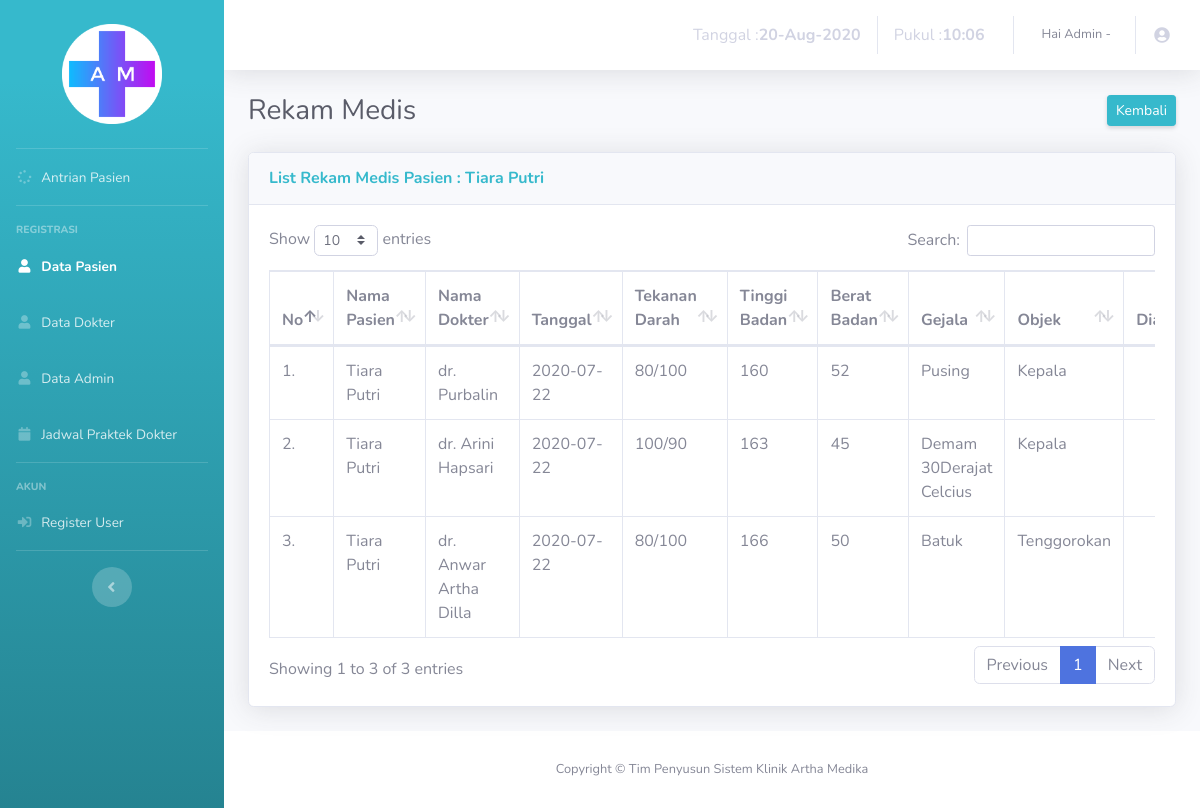
/admin/rekammedis-tampil.php?id_pasien=8, run on the app's committed database.
### tables this page shows
CREATE TABLE IF NOT EXISTS `pasien` (
`id_pasien` int(5) NOT NULL,
  `nama` varchar(30) NOT NULL,
  `tgl_lahir` date NOT NULL,
  `jk` varchar(10) NOT NULL,
  `alamat` varchar(50) NOT NULL,
  `pekerjaan` varchar(20) NOT NULL,
  `tlp` varchar(14) NOT NULL
);

CREATE TABLE IF NOT EXISTS `rekam_medis` (
`id_medis` int(5) NOT NULL,
  `id_pasien` int(5) NOT NULL,
  `id_antrian` int(5) NOT NULL,
  `id_dokter` int(1) NOT NULL,
  `tgl` date NOT NULL,
  `tekanan_darah` varchar(6) NOT NULL,
  `tb` int(2) NOT NULL,
  `bb` int(2) NOT NULL,
  `gejala` varchar(50) NOT NULL,
  `objek` varchar(30) NOT NULL,
  `diagnosa` varchar(100) NOT NULL,
  `tindakan` varchar(100) NOT NULL,
  `ukuran` int(8) NOT NULL,
  `type` varchar(15) NOT NULL,
  `nama_file` varchar(20) NOT NULL
);

CREATE TABLE IF NOT EXISTS `dokter` (
`id_dokter` int(1) NOT NULL,
  `nama` varchar(30) NOT NULL,
  `tgl_lahir` date NOT NULL,
  `jk` varchar(10) NOT NULL,
  `alamat` varchar(50) NOT NULL,
  `tlp` varchar(14) NOT NULL,
  `spesialis` varchar(17) NOT NULL
);

### admin/rekammedis-tampil.php (the view, shortened to what this page needs)
<!DOCTYPE html>
<html lang="en">
<head>
  <link href="vendor/fontawesome-free/css/all.min.css" rel="stylesheet" type="text/css">
  <link href="css/sb-admin-2.min.css" rel="stylesheet">
  <link href="vendor/datatables/dataTables.bootstrap4.min.css" rel="stylesheet">
</head>
<body id="page-top">
  <div id="wrapper">
    <ul class="navbar-nav bg-gradient-info sidebar sidebar-dark accordion" id="accordionSidebar">
      <br>
      <div class="logo">
        <a href="#" class="simple-text logo-normal">
          <img class="center" src="../image/logo.png"/>
        </a>
      </div>
      <br>
      <hr class="sidebar-divider my-0">
      <li class="nav-item ">
        <a class="nav-link" href="index.php">
          <i class="fas fa-fw fa-spinner"></i>
          <span>Antrian Pasien</span></a>
        </li>
        <hr class="sidebar-divider">
        <div class="sidebar-heading">
          Registrasi
        </div>
        <li class="nav-item active">
          <a class="nav-link" href="datapasien.php">
            <i class="fas fa-fw fa-user"></i>
            <span>Data Pasien</span></a>
          </li>
          <li class="nav-item">
            <a class="nav-link" href="datadokter.php">
              <i class="fas fa-fw fa-user"></i>
              <span>Data Dokter</span></a>
            </li>
            <li class="nav-item">
              <a class="nav-link" href="dataadmin.php">
                <i class="fas fa-fw fa-user"></i>
                <span>Data Admin</span></a>
              </li>
              <li class="nav-item">
                <a class="nav-link" href="jadwal.php">
                  <i class="fas fa-fw fa-calendar"></i>
                  <span>Jadwal Praktek Dokter</span></a>
                </li>
                <hr class="sidebar-divider">
                <div class="sidebar-heading">
                  Akun
                </div>
                <li class="nav-item">
                  <a class="nav-link" href="datauser.php">
                    <i class="fas fa-fw fa-sign-in-alt"></i>
                    <span>Register User</span></a>
                  </li>
                  <hr class="sidebar-divider d-none d-md-block">
                  <div class="text-center d-none d-md-inline">
                    <button class="rounded-circle border-0" id="sidebarToggle"></button>
                  </div>
                </ul>
                <div id="content-wrapper" class="d-flex flex-column">
                  <div id="content">
                    <nav class="navbar navbar-expand navbar-light bg-white topbar mb-4 static-top shadow">
                      <ul class="navbar-nav ml-auto">
                        <li class="nav-item">
                          <a class="nav-link" href="#">
                           <?php
                           $tanggal= mktime(date("m"),date("d"),date("Y"));
                           echo "Tanggal : <b>".date("d-M-Y", $tanggal)."</b> ";
                           $jam=date("H:i");
                           echo "Pukul : <b>". $jam." "."</b>";
                           ?>
                         </a>
                       </li>
                       <li class="nav-item dropdown no-arrow">
                        <a class="nav-link dropdown-toggle" href="#" id="userDropdown" role="button" data-toggle="dropdown" aria-haspopup="true" aria-expanded="false">
                          <span class="mr-2 d-none d-lg-inline text-gray-600 small">Hai Admin -
                          ?></span>
                          <i class="fas fa-fw fa-user-circle"></i>
                        </a>
                      </li>
                    </ul>
                  </nav>
                  <div class="container-fluid">
                    <div class="d-sm-flex align-items-center justify-content-between mb-4">
                      <h1 class="h3 mb-0 text-gray-800">Rekam Medis</h1>
                      <a href="datapasien.php" class="d-none d-sm-inline-block btn btn-sm btn-info shadow-sm">Kembali</a>
                    </div>
                    <div class="card shadow mb-4">
                      <div class="card-header py-3">
                       <?php
                       include '../process/conSQL.php';
                       $id_pasien = $_GET['id_pasien'];
                       $pas = "SELECT nama FROM pasien WHERE id_pasien = $id_pasien  ";
                       $result = mysqli_query($con, $pas);
                       $dataPas = mysqli_fetch_assoc($result);
                       ?>
                       <h6 class="m-0 font-weight-bold text-info">List Rekam Medis Pasien : <?php echo $dataPas['nama']?></h6>
                     </div>
                     <div class="card-body">
                      <div class="table-responsive">
                        <table class="table table-bordered" id="dataTable" width="100%" cellspacing="0">
                          <thead>
                            <tr>
                              <th>No</th>
                              <th>Nama Pasien</th>
                              <th>Nama Dokter</th>
                              <th>Tanggal</th>
                              <th>Tekanan Darah</th>
                              <th>Tinggi Badan</th>
                              <th>Berat Badan</th>
                              <th>Gejala</th>
                              <th>Objek</th>
                              <th>Diagnosa</th>
                            </tr>
                          </thead>
                          <tbody>
                            <?php
                            include '../process/conSQL.php';
                            $no = 1;
                            $id_pasien = $_GET['id_pasien'];
                            $query = "SELECT * FROM rekam_medis WHERE id_pasien='$id_pasien' ORDER BY id_pasien asc";
                            $res = mysqli_query($con, $query);
                            if(mysqli_num_rows($res) == 0){
                              echo '<tr><td colspan="10">Tidak ada data!</td></tr>';
                            }else{
                             while($data = mysqli_fetch_assoc($res)){
                              echo "<tr>";
                              echo "<td>".$no++.".</td>";
                              $nama_pasien = $data['id_pasien'];
                              $nm = "SELECT nama FROM pasien WHERE id_pasien = $nama_pasien  ";
                              $result = mysqli_query($con, $nm);
                              $dataNm = mysqli_fetch_assoc($result);
                              echo "<td>".$dataNm['nama']."</td>";
                              $nama_dokter = $data['id_dokter'];
                              $nm = "SELECT nama FROM dokter WHERE id_dokter = $nama_dokter  ";
                              $result = mysqli_query($con, $nm);
                              $dataNm = mysqli_fetch_assoc($result);
                              echo "<td>".$dataNm['nama']."</td>";
                              echo "<td>".$data['tgl']."</td>";
                              echo "<td>".$data['tekanan_darah']."</td>";
                              echo "<td>".$data['tb']."</td>";
                              echo '<td>'.$data['bb'].'</td>';
                              echo "<td>".$data['gejala']."</td>";
                              echo "<td>".$data['objek']."</td>";
                              echo '<td>'.$data['diagnosa'].'</td>';
                              echo '</tr>';
                            }
                          }
                          ?>
                        </tbody>
                      </table>
                    </div>
                  </div>
                </div>
              </div>
            </div>
            <footer class="sticky-footer bg-white">
              <div class="container my-auto">
                <div class="copyright text-center my-auto">
                  <span>Copyright &copy; Tim Penyusun Sistem Klinik Artha Medika</span>
                </div>
              </div>
            </footer>
          </div>
        </div>
      </body>
      </html>

### admin/rekammedis-tampil.php (style rules this page uses)
.center { margin-left:auto;margin-right:auto;display:block;width:100px }

### data on the page
pasien: nama "Tiara Putri"
rekam_medis: id_pasien.nama "Tiara Putri", id_dokter.nama "dr. Purbalin", tgl "2020-07-22", tekanan_darah "80/100", tb "160", bb "52", gejala "Pusing", objek "Kepala"
rekam_medis: id_pasien.nama "Tiara Putri", id_dokter.nama "dr. Arini Hapsari", tgl "2020-07-22", tekanan_darah "100/90", tb "163", bb "45", gejala "Demam 30Derajat Celcius", objek "Kepala"
rekam_medis: id_pasien.nama "Tiara Putri", id_dokter.nama "dr. Anwar Artha Dilla", tgl "2020-07-22", tekanan_darah "80/100", tb "166", bb "50", gejala "Batuk", objek "Tenggorokan"
